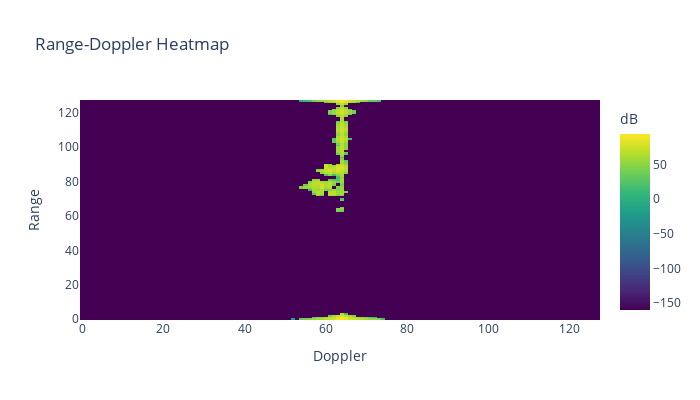

This figure's notebook cell:
### Code cell
from pytorch_3dfft.utils.CFAR import CFAR_OSCA_2D

cfar = CFAR_OSCA_2D(3, (40, 20), 1e-9)
pre_process = RadarData((2, 4, 255, 128), (128, 128, 128), cfar_module=cfar)
result = pre_process(data)
plot(result[0], 0)

### Figure 1 — Plotly figure (JSON) as saved in the notebook; plotly's stock layout.template omitted (floating-point values rounded to 4 significant figures; data arrays with more than 128 entries replaced by an {"elided": "..."} marker saying what was removed)
{"data": [{"colorbar": {"title": {"text": "dB"}}, "colorscale": [[0, "#440154"], [0.1111, "#482878"], [0.2222, "#3e4989"], [0.3333, "#31688e"], [0.4444, "#26828e"], [0.5556, "#1f9e89"], [0.6667, "#35b779"], [0.7778, "#6ece58"], [0.8889, "#b5de2b"], [1, "#fde725"]], "type": "heatmap", "z": {"elided": "128x128 float values"}}], "layout": {"height": 400, "title": {"text": "Range-Doppler Heatmap"}, "width": 700, "xaxis": {"title": {"text": "Doppler"}}, "yaxis": {"title": {"text": "Range"}}}}
